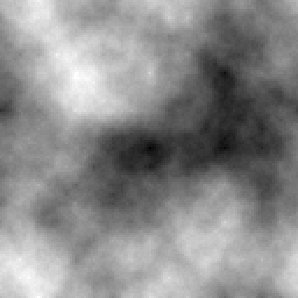
#> input picture resources/map.png, 298 x 298 px
$ python TerrainGenerator.py   (Python 2 division)   (older library calls are emulated)
#> lines starting #> are read from the running program, lines starting #| are printed output that depends on the picture
#!/usr/bin/python
#
# Author: Jarkko Vatjus-Anttila <jvatjusanttila@gmail.com>
#
# For conditions of distribution and use, see copyright notice in license.txt
#

import sys, os, io
import array
import random
import numpy
from math import *
from PIL import Image
from noise import pnoise2

class TerrainGenerator():
    """ class TerrainGenerator():
        - TerrainGenerator is a general purpose NTF file generator which can output files
          suitable for Tundra Terrain importer. The class can open existing NTF files for
          modification, as well as write NTF files for Tundra usage. Internally the data
          is presented as 2-dimensional float array.
        - Optionally content of the terrain can be read from an image file. Image file
          can be of anything that Python Imaging Library supports. Image is treated as
          heightmap based on pixel color and the information is used to directly feed
          height information into float matrix.
        - Dependencies are Python Imaging Library (PIL), array module and NumPy
    """

    def __init__(self, width=16, height=16):
        """ TerrainGenerator.__init__(width, height):
            - Initializes the class and makes reservation for the terrain table.
            - cPatchSize is fixed to 16, as the same hardcoding is used within Tundra. This
              script works with other patch sizes as well, but resulted output is no longer
              supported by Tundra. Hence, it is recommended to leave the value fixed.
            Return value: None
        """
        self.cPatchSize = 16
        self.initialize(width, height)

    def initialize(self, width=16, height=16):
        """ TerrainGenerator.initialize(width, height):
            - Makes memory allocation for the terrain table. Default size for the table is
              16x16. The units correspond to terrain patches, which are 16x16 floats in size.
              Hence, the default terrain size will be 256*256 units in tundra world.
            - Note that +1 is added to each dimension in the table. This is because of the
              diamondsquare terrain generator, which requires one additional row and column
              in the table. Maybe a proper initialization to allocate extra space ONLY
              when diamondsquare would be in use, but at the moment this will do.
              Return value: True
        """
        self.width = width
        self.height = height
        self.minitem = 0
        self.maxitem = 0
        self.maxvalid = False
        self.minvalid = False
        self.d_array = numpy.zeros([width*self.cPatchSize+1,height*self.cPatchSize+1], dtype=float)
        return True

#############################################################################
# Terrain textual output methods
#

    def printmessage(self, message):
        sys.stdout.write(message + "\n")

    def printerror(self, message):
        sys.stderr.write("ERROR: " + str(message) + "\n")

#############################################################################
# Terrain file manipulators
#

    def fromFile(self, filename):
        if filename.endswith(".ntf"):
            return self.__fromNTFFile(filename)
        if filename.endswith(".asc"):
            return self.__fromASCFile(filename)
        if filename.endswith(".xyz"):
            return self.__fromXYZFile(filename)
        return False

    def __fromNTFFile(self, filename):
        """ TerrainGenerator.__fromNTFFile(filename)
            - Loads a terrain definition from NTF file into internal table. File can then be further
              processed, with TerrainGenerator internal methods, or directly manipulating
              self.d_array table.
              Return value: True if file input succeeded, otherwise False
        """
        try: f = open(filename, "rb")
        except IOError: self.printerror("Requested file " + str(filename) + " does not exist."); return False

        size_buf = array.array("I")
        size_buf.fromfile(f, 2)
        l = size_buf.tolist()
        self.initialize(l[0], l[1])
        for i in range(self.width):
            for j in range(self.height):
                d_buf = array.array("f")
                d_buf.fromfile(f, self.cPatchSize*self.cPatchSize)
                l = d_buf.tolist()
                for x in range(self.cPatchSize):
                    for y in range(self.cPatchSize):
                        self.d_array[i*self.cPatchSize+x][j*self.cPatchSize+y] = l[x*self.cPatchSize+y]
        f.close()
        self.minvalid = False
        self.maxvalid = False
        return True

    # [93 lines left out: functions __fromXYZFile, __fromASCFile, not called in this run]

    def toFile(self, filename, overwrite=False):
        """ TerrainGenerator.toFile(filename):
            - tofile() writes the current terrain vector into file in a local filesystem. What ever is at the moment
              written in internal data table, is written to the file.
            - output file format is NTF, which is directly loadable by Tundra.
            Return value: True if generator succeeded, otherwise False
        """
        if os.path.exists(filename):
            if overwrite == False:
                self.printerror("Requested output file " + str(filename) + " already exists. Aborting.")
                return False
            os.remove(filename)
        try: f = open(filename, "wb")
        except IOError:
            self.printerror("Failed to open file " + str(filename) + ". Aborting!")
            return False

        s_buf = array.array("I")
        s_buf.fromlist([self.width, self.height])
        s_buf.tofile(f)
        for i in range(self.width):
            for j in range(self.height):
                d_patch = []
                for x in range(self.cPatchSize):
                    for y in range(self.cPatchSize):
                        d_patch.append(self.d_array[i*self.cPatchSize+x][j*self.cPatchSize+y])
                d_buf = array.array("f")
                d_buf.fromlist(d_patch)
                d_buf.tofile(f)
        f.close()
        return True

    def fromSurfaceImage(self, imagefile):
        """ TerrainGenerator.fromSurfaceImage(imagefile)
            - fromimage() takes an image file as an input, opens it with PIL, scales the content to match
              requested terrain size, and then uses the image as a height map to create the terrain
            - R, G and B values for each pixels are averaged and used as a height for each individual
              node in the terrain. The values are used directly, i.e. from zero to 255.
            Return value: True if file input succeeded, otherwise False
        """
#> called with imagefile = './resources/map.png'
        try: image = Image.open(imagefile)
#> image is the input picture: PIL image 298x298 RGB; min 0, max 255, mean 139.2
        except IOError:
            self.printerror("File input from " + str(imagefile) + " failed. Aborting!")
            return False

        image2 = image.resize((self.width*self.cPatchSize, self.height*self.cPatchSize), Image.ANTIALIAS)
        pixels = image2.load()
        for i in range(self.width*self.cPatchSize):
            for j in range(self.height*self.cPatchSize):
                self.d_array[i][j] = (pixels[i,j][0] + pixels[i,j][1] + pixels[i,j][2]) / 3.0
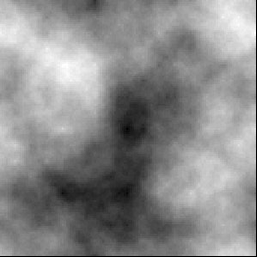
#> self.d_array: shape (257, 257) float64; min 0, max 255, mean 138.1
        self.minvalid = False
        self.maxvalid = False
        return True

    def toSurfaceImage(self, filename, fileformat="PNG", overwrite=False):
        """ TerrainGenerator.toSurfaceImage(imagefile)
            - toSurfaceMap() outputs the currently generated terrain into an RGB picture containing
              normalized height of each node in the terrain. Single pixel corresponds to single
              height value and is stored in grayscale RGB value. Height values are normalized to
              range of 0-255 before storing to gain maximum dynamics for the terrain.
            - RGB may be an overkill. Maybe single value grayscale image would be more elegant way
              to store the information
            Return value: True if file input succeeded, otherwise False
        """
        if os.path.exists(filename):
            if overwrite == False:
                self.printerror("Requested output file " + str(filename) + " already exists. Aborting.")
                return False
            os.remove(filename)

        image = Image.new("RGB", (self.width*self.cPatchSize, self.height*self.cPatchSize))

        data = []
        minitem = self.getMinitem()
        maxitem = self.getMaxitem()
        scalefactor = 255.0 / (maxitem - minitem)
        for i in range(self.width*self.cPatchSize):
            for j in range(self.height*self.cPatchSize):
                # Here we need j,i orientation because PIL pixel orientation differs from our
                # internal presentation
                value = (self.d_array[j][i] - minitem) * scalefactor
                ivalue = int(value)
                data.append(ivalue*256*256 + ivalue*256 + ivalue)
        image.putdata(data)
        try: image.save(filename, fileformat)
        except IOError:
            self.printerror("toWeightmap() image save failed to " +str(filename)+ ". IOError.")
            return False
        return True

    def toWeightmap(self, filename, fileformat="TGA", overwrite=False, maxitem = None):
        """ TerrainGenerator.toWeightmap(filename, fileformat)
            - toWeightmap() takes the current input terrain vector and creates a texture
              representing the surface texturing.
            - the algorithm runs through the vector and translates height values into RGB values
              where each RGB value acts as an input for the final terrain shader renderer.
            Return value: True always
        """
        if os.path.exists(filename):
            if overwrite == False:
                self.printerror("Requested output file " + str(filename) + " already exists. Aborting.")
                return False
            os.remove(filename)

        image = Image.new("RGB", (self.width*self.cPatchSize, self.height*self.cPatchSize))
        data = []
        if maxitem == None:
            maxitem = self.getMaxitem()
        for i in range(self.width*self.cPatchSize):
            for j in range(self.height*self.cPatchSize):
                r, g, b = self.height_to_rgb(self.d_array[i][j], limit1=0.5, limit2=maxitem/2, variance=2)
                data.append(r*256*256 + g*256 + b)
        image.putdata(data)
        try: image.save(filename, fileformat)
        except IOError:
            self.printerror("toWeightmap() image save failed to " +str(filename)+ ". IOError.")
            return False
        return True

#############################################################################
# Terrain algorithms generator
#

    def fromDiamondsquare(self, size, seed1, seed2, seed3, seed4):
        """ TerrainGenerator.fromDiamondsquare(size, seed1, seed2, seed3, seed4)
            - fromdiamondsquare() implements an algorithm which can be used to create simple
              fractal based terrains. The algorithm is described in detail in:
              http://www.gameprogrammer.com/fractal.html
            - The algorithm will require a square shaped vector for storage space. Another
              requirement for the vector is that its dimensions need to be a power of two. The
              size of the terrain is at the moment limited to maximum of 128
            - seed[1-4] values are initial float corner values for the terrain and act as a seed
              for the generator.
            Return value: True if generator succeeded, otherwise False
        """
        if False == self.__sizeIsPowerOfTwo(size):
            return False;

        self.initialize(size, size)
        w = size*self.cPatchSize
        h = w
        self.d_array[0][0] = float(seed1)
        self.d_array[w][0] = float(seed2)
        self.d_array[0][h] = float(seed3)
        self.d_array[w][h] = float(seed4)
        #print "%d %d %d %d" % (self.d_array[0][0], self.d_array[w][0], self.d_array[0][h], self.d_array[w][h])
        divider = 1
        randrange = 32
        while divider < w:
            blocksize = w/divider
            for i in range(divider):
                for j in range(divider):
                    # Square phase:
                    value =         self.d_array[(i+0)*blocksize][(j+0)*blocksize]
                    value = value + self.d_array[(i+1)*blocksize][(j+0)*blocksize]
                    value = value + self.d_array[(i+0)*blocksize][(j+1)*blocksize]
                    value = value + self.d_array[(i+1)*blocksize][(j+1)*blocksize]
                    value = value / 4.0 + float(random.randint(-randrange, randrange))
                    self.d_array[i*blocksize+blocksize/2][j*blocksize+blocksize/2] = value
                    # Diamond phase:
                    value =         self.d_array[(i+0)*blocksize][(j+0)*blocksize]
                    value = value + self.d_array[(i+1)*blocksize][(j+0)*blocksize]
                    value = value / 2.0 + float(random.randint(-randrange, randrange))
                    self.d_array[i*blocksize+blocksize/2][j*blocksize] = value
                    value =         self.d_array[(i+0)*blocksize][(j+0)*blocksize]
                    value = value + self.d_array[(i+0)*blocksize][(j+1)*blocksize]
                    value = value / 2.0 + float(random.randint(-randrange, randrange))
                    self.d_array[i*blocksize][j*blocksize+blocksize/2] = value
                    value =         self.d_array[(i+0)*blocksize][(j+1)*blocksize]
                    value = value + self.d_array[(i+1)*blocksize][(j+1)*blocksize]
                    value = value / 2.0 + float(random.randint(-randrange, randrange))
                    self.d_array[i*blocksize+blocksize/2][j*blocksize+blocksize] = value
                    value =         self.d_array[(i+1)*blocksize][(j+0)*blocksize]
                    value = value + self.d_array[(i+1)*blocksize][(j+1)*blocksize]
                    value = value / 2.0 + float(random.randint(-randrange, randrange))
                    self.d_array[i*blocksize+blocksize][j*blocksize+blocksize/2] = value
            divider = divider * 2
            randrange = randrange / 2
        self.minvalid = False
        self.maxvalid = False
        return True

    # [24 lines left out: function fromEnvelope, not called in this run]

#############################################################################
# Terrain shape manipulator algorithms
#

    def rescale(self, minlimit, maxlimit):
        """ TerrainGenerator.rescale(minlimit, maxlimit)
            - rescale() operation runs through the current terrain vector and rescales all values between
              parameters given for the method. The algorithm does a simple linear scaling for terrain to
              force it into certain numerical range.
            Return value: True always
        """
#> called with minlimit = -20, maxlimit = 50
        minitem = self.getMinitem()
#> after the loop in getMinitem, `for i in range(self.width*self.cPatchSize):`: self.minitem = 0
#> minitem = 0
        maxitem = self.getMaxitem()
#> after the loop in getMaxitem, `for i in range(self.width*self.cPatchSize):`: self.maxitem = 255
#> maxitem = 255
        for i in range(self.width*self.cPatchSize):
            for j in range(self.height*self.cPatchSize):
                self.d_array[i][j] = (self.d_array[i][j]-minitem) * (maxlimit-minlimit)/(maxitem-minitem) + minlimit
        self.minitem = minlimit
        self.maxitem = maxlimit
        self.minvalid = True
        self.maxvalid = True
        return True

    # [4 lines left out: function adjustHeight, not called in this run]

    def quantize(self, level=16):
        """ TerrainGenerator.quantize(level)
            - quantize() algorithm quantizes the currently generated terrain to number of levels defined by the
              input parameter. Currenly implemented algorithms are generating continuous terrains, but sometimes
              there is a need to split the data into levels, i.e. quantize it.
            - Input parameter level tells into how many levels the current terrain need to be quantized.
            Return value: True always
        """
#> called with level = 8
        minitem = self.getMinitem()
        maxitem = self.getMaxitem()
        threshold = (maxitem-minitem)/level
        for i in range(self.width*self.cPatchSize):
            for j in range(self.height*self.cPatchSize):
                self.d_array[i][j] = value = floor((self.d_array[i][j]-minitem)/threshold) * threshold + minitem
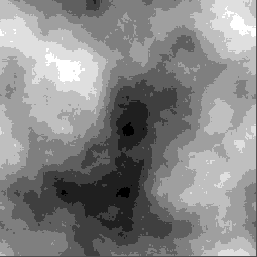
#> self.d_array: shape (257, 257) float64; min -20, max 44, mean 14; drawn with min black and max white
        return True

    def saturate(self, level):
        """ TerrainGenerator.saturate(level)
            - saturate() methods does either negative of positive saturation for the currently generated terrain.
              If a negative level is passed as input then all negative values are saturated . If the input is
              positive then all positive numbers are saturated.
            Return value: True always
        """
        if level > 0: # positive saturation
            for i in range(self.width*self.cPatchSize):
                for j in range(self.height*self.cPatchSize):
                    if self.d_array[i][j] > level:
                        self.d_array[i][j] = level
            self.maxitem = level
            self.maxvalid = True
        else:
            for i in range(self.width*self.cPatchSize):
                for j in range(self.height*self.cPatchSize):
                    if self.d_array[i][j] < level:
                        self.d_array[i][j] = level
            self.minitem = level
            self.minvalid = True
        return True

    # [12 lines left out: function smoothen, not called in this run]

    def applyPerlinNoise(self, octaves=1, frequency=1, persistence=0.5, amplitude=100):
        """ TerrainGenerator.applyPerlinNoise(...)
            - applyPerlinNoise() method generates a heightmap with perlin noise and applies it on top of
            the current heightmap. If used to generate the initial heightmap, TerrainGenerator.initialize()
            must be called first.
        """
        width = self.width*self.cPatchSize
        height = self.height*self.cPatchSize
        frequency = float(frequency) / float(width)

        for y in range(height):
            for x in range(width):
                noise = pnoise2(x * frequency, y * frequency, octaves, persistence)
                self.d_array[x][y] += noise*amplitude

    # [40 lines left out: functions applyPertubation, applyErosion, not called in this run]


#############################################################################
# Terrain helper methods
#

    def __sizeIsPowerOfTwo(self, size):
        sizeispoweroftwo = False
        for i in (1, 2, 4, 8, 16, 32, 64, 128):
            if size == i: return True
        if sizeispoweroftwo == False:
            self.printerror("Size is not a power of Two or exceed 128")
            return False

    def getMinitem(self):
        """ TerrainGenerator.getMinitem()
            - getMinitem() is a helper method which will seek the current minimum value from
              the terrain vector. Its purpose is to act as a helper method for the actual algorithms
            - the actual value is cached and invalidated when seen fit. This is to speed up
              algorithms which take a heavy use of this method.
            Return value: float representing the minvalue of the current terrain vector
        """
        if self.minvalid == True:
            return self.minitem
        self.minitem = 10000
        for i in range(self.width*self.cPatchSize):
            for j in range(self.height*self.cPatchSize):
                if self.d_array[i][j] < self.minitem:
                    self.minitem = self.d_array[i][j]
        self.minvalid = True
        return self.minitem

    def getMaxitem(self):
        """ TerrainGenerator.getMaxitem()
            - getMaxitem() is a helper method which will seek the current maximum value from
              the terrain vector. Its purpose is to act as a helper method for the actual algorithms
            - the actual value is cached and invalidated when seen fit. This is to speed up
              algorithms which take a heavy use of this method.
            Return value: float representing the maxvalue of the current terrain vector
        """
        if self.maxvalid == True:
            return self.maxitem
        self.maxitem = -10000
        for i in range(self.width*self.cPatchSize):
            for j in range(self.height*self.cPatchSize):
                if self.d_array[i][j] > self.maxitem:
                    self.maxitem = self.d_array[i][j]
        self.maxvalid = True
        return self.maxitem

    # [7 lines left out: function getHeight, not called in this run]

    def height_to_rgb(self, height, limit1=0.5, limit2=35.0, variance=2):
        """ TerrainGenerator.height_to_rgb(maxitem, height)
            - height_to_rgb() translates given height value into RGB value with certain thresholds
            - the implementation of this method is merely a test without proper intelligence. Only
              purpose primarily is to test mapping of terrain shape into terrain surface textures.
            - will be rewritten soon..
            Return value: translated R, G and B values
        """
        if height < float(random.randint(int(limit1-variance), int(limit1+variance))):
            return 0, 0, 255
        elif height < float(random.randint(int(limit2-variance), int(limit2+variance))):
            return 0, 255, 0
        else:
            return 255, 0, 0

    # [57 lines left out: functions crop, mirror, not called in this run]

#############################################################################

if __name__ == "__main__":
    # If run standalone, we will run a bunch of test cases

    terrain = TerrainGenerator(16,16)

    # [6 lines of commented-out code are left out]

    print "Running input/output test"
    terrain.fromFile("./resources/terrain.ntf")
    terrain.toFile("./resources/terrain2.ntf", overwrite=True)

    print "Running terrain-from-image with rescaling test"
    terrain.fromSurfaceImage("./resources/map.png")
    terrain.rescale(-20, 50)
    terrain.quantize(8)
    terrain.toFile("./resources/terrain3.ntf", overwrite=True)
    terrain.toSurfaceImage("./resources/terrainsurfaceimage.png", fileformat="PNG", overwrite=True)
#> after the loop in toSurfaceImage, `for i in range(self.width*self.cPatchSize):`: data = 65536 items
#> in toSurfaceImage, `image.putdata(data)`:
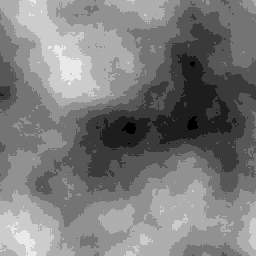
#> image: PIL image 256x256 RGB; min 0, max 233, mean 123.8

    print "Running diamond-square with rescale & saturate + generating weightmap"
    terrain.fromDiamondsquare(2, 10, -5, -5, 10)
#> (the rest of the program and of its run is left out)
